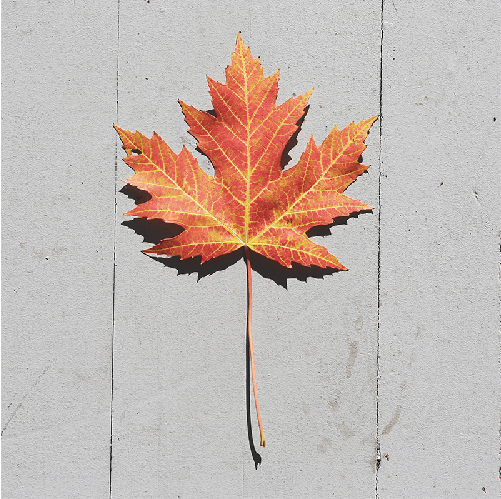
#> input picture cap05/folha-colorida.bmp, 501 x 499 px
$ python ex17.py
#> lines starting #> are read from the running program, lines starting #| are printed output that depends on the picture
#pagina 78
import cv2
import numpy as np
from matplotlib import pyplot as grafico

imagem = cv2.imread("folha-colorida.bmp")
#> imagem is the input picture: shape (499, 501, 3); mean B, G, R 179.5, 185, 197.1
azul, verde, vermelho = cv2.split(imagem)
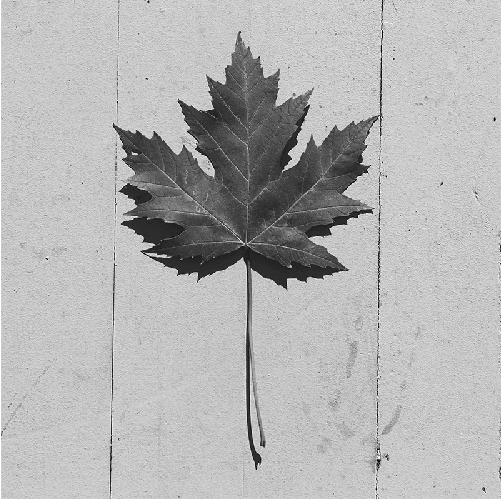
#> azul: shape (499, 501); min 0, max 255, mean 179.5
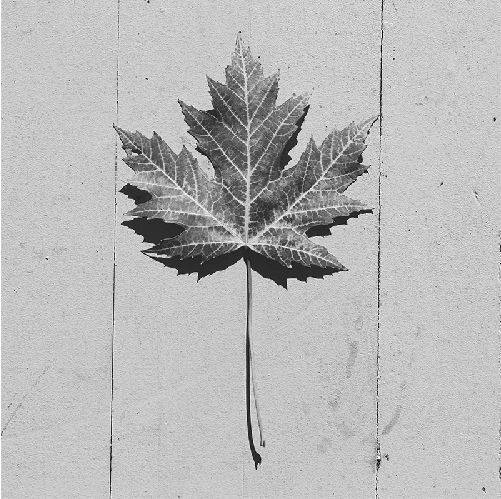
#> verde: shape (499, 501); min 0, max 255, mean 185
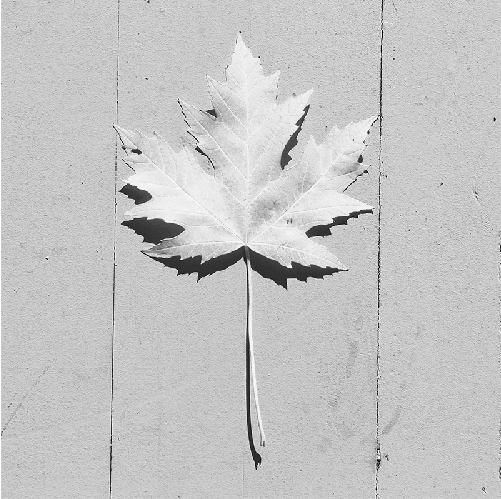
#> vermelho: shape (499, 501); min 0, max 255, mean 197.1

grafico.hist(azul.ravel(),256,[0,256])
grafico.figure();

grafico.hist(verde.ravel(),256,[0,256])
grafico.figure();

grafico.hist(vermelho.ravel(),256,[0,256])

grafico.show()
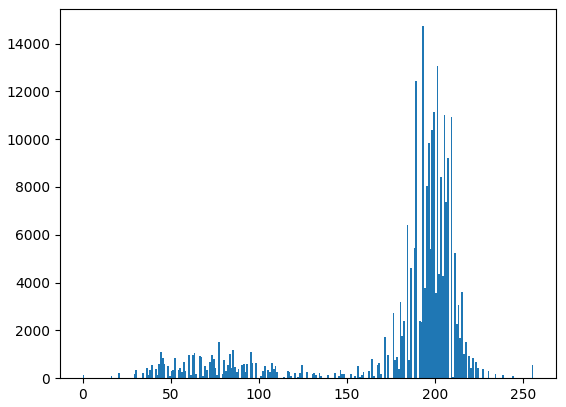
#> figure drawn by matplotlib, 1 panel; tallest bar 14726 high, from x = 193 to 194
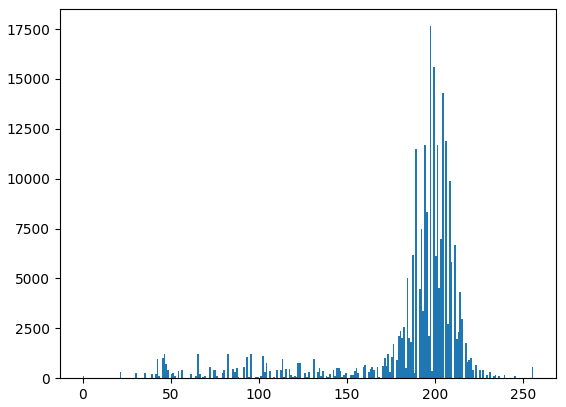
#> figure drawn by matplotlib, 1 panel; tallest bar 17645 high, from x = 197 to 198
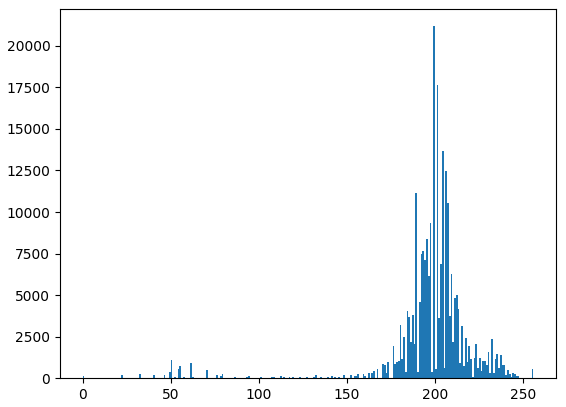
#> figure drawn by matplotlib, 1 panel; tallest bar 21182 high, from x = 199 to 200
